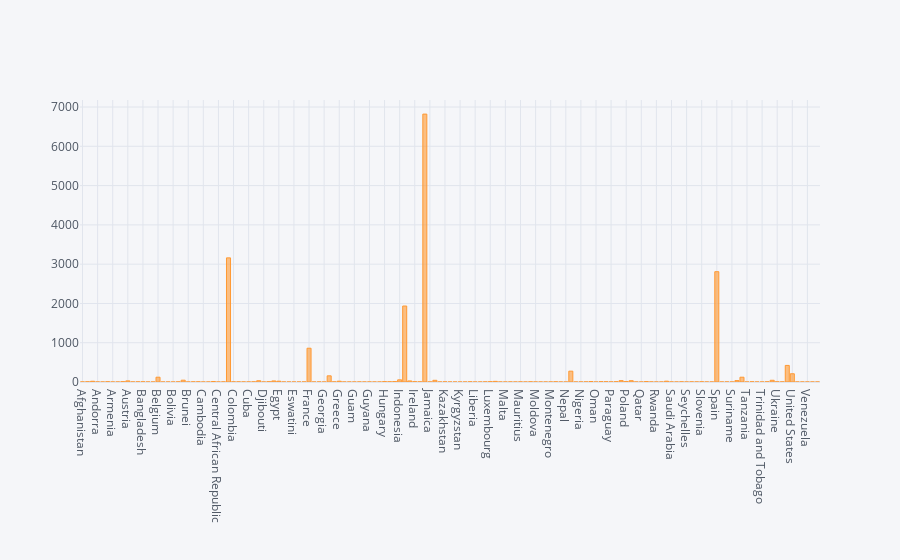

The notebook cell saved with this chart:
### Markdown cell above
### (3) 국가별 사망자 수

### Code cell
death_num = pd.DataFrame(df2.Fatalities.groupby(df2.country).agg(max))
death_num.iplot(kind='bar')

### Figure 1 — Plotly figure (JSON) as saved in the notebook; plotly's stock layout.template omitted (floating-point values rounded to 4 significant figures; data arrays with more than 128 entries replaced by an {"elided": "..."} marker saying what was removed)
{"data": [{"marker": {"color": "rgba(255, 153, 51, 0.6)", "line": {"color": "rgba(255, 153, 51, 1.0)", "width": 1}}, "name": "Fatalities", "orientation": "v", "text": "", "type": "bar", "x": {"elided": "147 str values"}, "y": {"elided": "147 int values"}}], "layout": {"legend": {"bgcolor": "#F5F6F9", "font": {"color": "#4D5663"}}, "paper_bgcolor": "#F5F6F9", "plot_bgcolor": "#F5F6F9", "title": {"font": {"color": "#4D5663"}}, "xaxis": {"gridcolor": "#E1E5ED", "showgrid": true, "tickfont": {"color": "#4D5663"}, "title": {"font": {"color": "#4D5663"}, "text": ""}, "zerolinecolor": "#E1E5ED"}, "yaxis": {"gridcolor": "#E1E5ED", "showgrid": true, "tickfont": {"color": "#4D5663"}, "title": {"font": {"color": "#4D5663"}, "text": ""}, "zerolinecolor": "#E1E5ED"}}}
